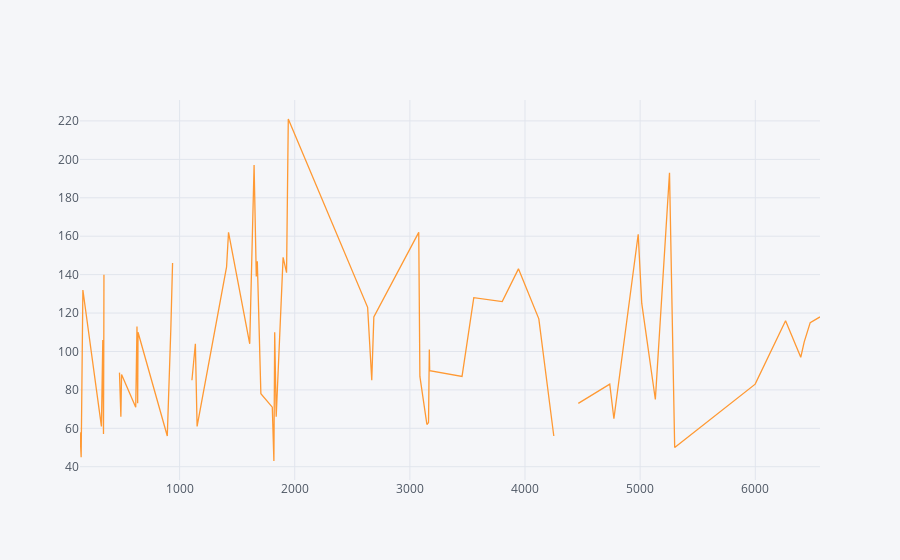

Notebook code for this chart:
### Code cell
data_plays[data_plays['player_name']=='Roger Federer']['minutes'].iplot()

### Figure 1 — Plotly figure (JSON) as saved in the notebook; plotly's stock layout.template omitted (floating-point values rounded to 4 significant figures)
{"data": [{"line": {"color": "rgba(255, 153, 51, 1.0)", "dash": "solid", "shape": "linear", "width": 1.3}, "mode": "lines", "name": "minutes", "text": "", "type": "scatter", "x": [135, 145, 160, 221, 321, 333, 339, 342, 343, 427, 429, 478, 490, 496, 619, 630, 636, 639, 893, 924, 939, 1036, 1107, 1137, 1152, 1408, 1425, 1609, 1647, 1666, 1675, 1696, 1706, 1805, 1819, 1826, 1839, 1899, 1929, 1944, 2633, 2669, 2687, 3077, 3087, 3148, 3162, 3169, 3172, 3453, 3555, 3802, 3943, 4120, 4250, 4338, 4463, 4736, 4772, 4983, 5014, 5132, 5255, 5300, 5999, 6263, 6395, 6425, 6477, 6562], "y": [58, 45, 132, 105, 61, 106, 57, 110, 140, "", "", 89, 66, 88, 71, 113, 73, 110, 56, 112, 146, "", 85, 104, 61, 144, 162, 104, 197, 139, 147, 104, 78, 71, 43, 110, 66, 149, 141, 221, 123, 85, 118, 162, 87, 62, 63, 101, 90, 87, 128, 126, 143, 117, 56, "", 73, 83, 65, 161, 125, 75, 193, 50, 83, 116, 97, 105, 115, 118]}], "layout": {"legend": {"bgcolor": "#F5F6F9", "font": {"color": "#4D5663"}}, "paper_bgcolor": "#F5F6F9", "plot_bgcolor": "#F5F6F9", "title": {"font": {"color": "#4D5663"}}, "xaxis": {"gridcolor": "#E1E5ED", "showgrid": true, "tickfont": {"color": "#4D5663"}, "title": {"font": {"color": "#4D5663"}, "text": ""}, "zerolinecolor": "#E1E5ED"}, "yaxis": {"gridcolor": "#E1E5ED", "showgrid": true, "tickfont": {"color": "#4D5663"}, "title": {"font": {"color": "#4D5663"}, "text": ""}, "zerolinecolor": "#E1E5ED"}}}
